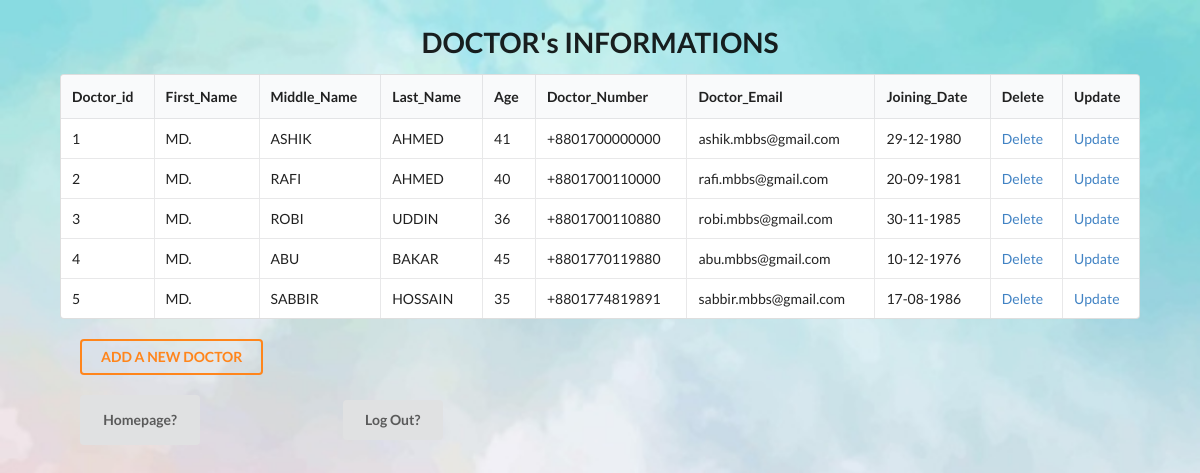
Screenshot of /opms_final/doctor_read.php with the database file from the repository.
### tables this page shows
CREATE TABLE `doctor` (
  `Doctor_id` int(11) NOT NULL,
  `First_Name` varchar(50) NOT NULL,
  `Middle_Name` varchar(50) NOT NULL,
  `Last_Name` varchar(50) NOT NULL,
  `Age` varchar(50) NOT NULL,
  `Doctor_Number` varchar(50) NOT NULL,
  `Doctor_Email` varchar(50) NOT NULL,
  `Joining_Date` varchar(50) NOT NULL
);

### opms_final/doctor_read.php (the view, shortened to what this page needs)
<html>
<head>
    <link rel="stylesheet" href="https://cdnjs.cloudflare.com/ajax/libs/semantic-ui/2.4.1/semantic.min.css">
</head>
<body>
    <h1 style="text-align:center">DOCTOR's INFORMATIONS</h1>
    <?php
	$connect = mysqli_connect( HOST, USER, PASS, DB )
		or die("Can not connect");
	$results = mysqli_query( $connect, "SELECT * FROM doctor" )
		or die("Can not execute query");
    echo "<table style='width: 90%;margin: 0 auto'class='ui celled unstackable table'> \n";
    echo "<thead><tr><th>Doctor_id</th> <th>First_Name</th> <th>Middle_Name</th> <th>Last_Name</th> <th>Age</th> <th>Doctor_Number</th> <th>Doctor_Email</th> <th>Joining_Date</th> <th>Delete</th> <th>Update</th></tr></thead><tbody> \n";
    while( $rows = mysqli_fetch_array( $results ) ) {
		extract( $rows );
		echo "<tr>";
		echo "<td> $Doctor_id </td>";
		echo "<td> $First_Name </td>";
		echo "<td> $Middle_Name </td>";
        echo "<td> $Last_Name </td>";
		echo "<td> $Age </td>";
        echo "<td> $Doctor_Number </td>";
		echo "<td> $Doctor_Email </td>";
        echo "<td> $Joining_Date </td>";
        echo "<td> <a href = 'doctor_delete.php?
        id=$Doctor_id'> Delete </a> </td>";
        echo "<td> <a href = 'doctor_update_input.php?id=$Doctor_id&fname=$First_Name&mname=$Middle_Name&lname=$Last_Name&age=$Age&dno=$Doctor_Number&dem=$Doctor_Email&jdate=$Joining_Date'> Update </a> </td>";
		echo "</tr> \n";
	}
    echo "</tbody></table> \n";
    echo "<br><p style='margin: 0px 80px'><a href=doctor_input.php><button class='ui inverted orange button'>
  ADD A NEW DOCTOR
</button></a></p>";
?>
    <br><a href="getin.php"><button style='margin: 0px 80px;height:50px; width:120px'class="ui Magenta button">Homepage?</button></a>
        <a href="logout.php"><button style='margin: 0px 60px;height:40px; width:100px' class='ui Lime button'>Log Out?</button></a>
</body>
</html>

### opms_final/doctor_read.php (style rules this page uses)
body { background-image: url('hh.jpg'); background-repeat: no-repeat; background-attachment: fixed; background-size: 100% 100%; }

### rows the page displays
doctor: Doctor_id "1", First_Name "MD.", Middle_Name "ASHIK", Last_Name "AHMED", Age "41", Doctor_Number "+8801700000000", Doctor_Email "ashik.mbbs@gmail.com", Joining_Date "29-12-1980"
doctor: Doctor_id "2", First_Name "MD.", Middle_Name "RAFI", Last_Name "AHMED", Age "40", Doctor_Number "+8801700110000", Doctor_Email "rafi.mbbs@gmail.com", Joining_Date "20-09-1981"
doctor: Doctor_id "3", First_Name "MD.", Middle_Name "ROBI", Last_Name "UDDIN", Age "36", Doctor_Number "+8801700110880", Doctor_Email "robi.mbbs@gmail.com", Joining_Date "30-11-1985"
doctor: Doctor_id "4", First_Name "MD.", Middle_Name "ABU", Last_Name "BAKAR", Age "45", Doctor_Number "+8801770119880", Doctor_Email "abu.mbbs@gmail.com", Joining_Date "10-12-1976"
doctor: Doctor_id "5", First_Name "MD.", Middle_Name "SABBIR", Last_Name "HOSSAIN", Age "35", Doctor_Number "+8801774819891", Doctor_Email "sabbir.mbbs@gmail.com", Joining_Date "17-08-1986"
